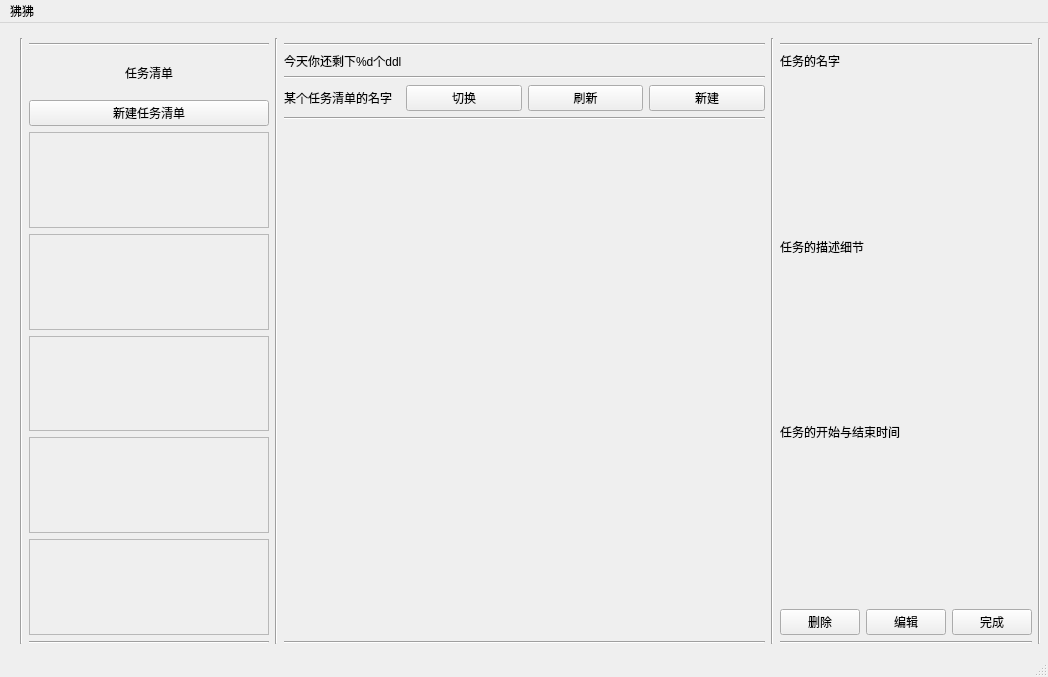
<?xml version="1.0" encoding="UTF-8"?>
<ui version="4.0">
 <class>MainWindow</class>
 <widget class="QMainWindow" name="MainWindow">
  <property name="geometry">
   <rect>
    <x>0</x>
    <y>0</y>
    <width>1048</width>
    <height>677</height>
   </rect>
  </property>
  <property name="windowTitle">
   <string>MainWindow</string>
  </property>
  <widget class="QWidget" name="centralwidget">
   <widget class="QWidget" name="horizontalLayoutWidget">
    <property name="geometry">
     <rect>
      <x>20</x>
      <y>10</y>
      <width>1021</width>
      <height>611</height>
     </rect>
    </property>
    <layout class="QHBoxLayout" name="laymain" stretch="1,5,1,10,1,5,1">
     <property name="topMargin">
      <number>5</number>
     </property>
     <item>
      <widget class="Line" name="line_6">
       <property name="orientation">
        <enum>Qt::Vertical</enum>
       </property>
      </widget>
     </item>
     <item>
      <layout class="QVBoxLayout" name="left" stretch="1,3,3,36,1">
       <property name="topMargin">
        <number>5</number>
       </property>
       <item>
        <widget class="Line" name="line_3">
         <property name="orientation">
          <enum>Qt::Horizontal</enum>
         </property>
        </widget>
       </item>
       <item>
        <widget class="QLabel" name="label">
         <property name="inputMethodHints">
          <set>Qt::ImhLatinOnly</set>
         </property>
         <property name="text">
          <string>任务清单</string>
         </property>
         <property name="alignment">
          <set>Qt::AlignCenter</set>
         </property>
        </widget>
       </item>
       <item>
        <widget class="QPushButton" name="pushButton">
         <property name="styleSheet">
          <string notr="true"/>
         </property>
         <property name="text">
          <string>新建任务清单</string>
         </property>
        </widget>
       </item>
       <item>
        <layout class="QVBoxLayout" name="left_inside">
         <item>
          <widget class="QFrame" name="frame">
           <property name="frameShape">
            <enum>QFrame::StyledPanel</enum>
           </property>
           <property name="frameShadow">
            <enum>QFrame::Raised</enum>
           </property>
          </widget>
         </item>
         <item>
          <widget class="QFrame" name="frame_5">
           <property name="frameShape">
            <enum>QFrame::StyledPanel</enum>
           </property>
           <property name="frameShadow">
            <enum>QFrame::Raised</enum>
           </property>
          </widget>
         </item>
         <item>
          <widget class="QFrame" name="frame_3">
           <property name="frameShape">
            <enum>QFrame::StyledPanel</enum>
           </property>
           <property name="frameShadow">
            <enum>QFrame::Raised</enum>
           </property>
          </widget>
         </item>
         <item>
          <widget class="QFrame" name="frame_4">
           <property name="frameShape">
            <enum>QFrame::StyledPanel</enum>
           </property>
           <property name="frameShadow">
            <enum>QFrame::Raised</enum>
           </property>
          </widget>
         </item>
         <item>
          <widget class="QFrame" name="frame_2">
           <property name="frameShape">
            <enum>QFrame::StyledPanel</enum>
           </property>
           <property name="frameShadow">
            <enum>QFrame::Raised</enum>
           </property>
          </widget>
         </item>
        </layout>
       </item>
       <item>
        <widget class="Line" name="line_8">
         <property name="orientation">
          <enum>Qt::Horizontal</enum>
         </property>
        </widget>
       </item>
      </layout>
     </item>
     <item>
      <widget class="Line" name="line">
       <property name="orientation">
        <enum>Qt::Vertical</enum>
       </property>
      </widget>
     </item>
     <item>
      <layout class="QVBoxLayout" name="midpoint" stretch="0,0,0,3,0,35,0">
       <property name="sizeConstraint">
        <enum>QLayout::SetNoConstraint</enum>
       </property>
       <property name="topMargin">
        <number>5</number>
       </property>
       <item>
        <widget class="Line" name="line_4">
         <property name="orientation">
          <enum>Qt::Horizontal</enum>
         </property>
        </widget>
       </item>
       <item>
        <widget class="QLabel" name="ddlcounter">
         <property name="text">
          <string>今天你还剩下%d个ddl</string>
         </property>
        </widget>
       </item>
       <item>
        <widget class="Line" name="line_11">
         <property name="orientation">
          <enum>Qt::Horizontal</enum>
         </property>
        </widget>
       </item>
       <item>
        <layout class="QHBoxLayout" name="horizontalLayout">
         <item>
          <widget class="QLabel" name="label_2">
           <property name="text">
            <string>某个任务清单的名字</string>
           </property>
          </widget>
         </item>
         <item>
          <widget class="QPushButton" name="mid_switch">
           <property name="text">
            <string>切换</string>
           </property>
          </widget>
         </item>
         <item>
          <widget class="QPushButton" name="mid_refresh">
           <property name="text">
            <string>刷新</string>
           </property>
          </widget>
         </item>
         <item>
          <widget class="QPushButton" name="mid_newtask">
           <property name="text">
            <string>新建</string>
           </property>
          </widget>
         </item>
        </layout>
       </item>
       <item>
        <widget class="Line" name="line_12">
         <property name="orientation">
          <enum>Qt::Horizontal</enum>
         </property>
        </widget>
       </item>
       <item>
        <widget class="QStackedWidget" name="stackedWidget">
         <property name="currentIndex">
          <number>2</number>
         </property>
         <widget class="list_type" name="page1"/>
         <widget class="calendar_type" name="page2"/>
         <widget class="list_type2" name="page3"/>
        </widget>
       </item>
       <item>
        <widget class="Line" name="line_10">
         <property name="orientation">
          <enum>Qt::Horizontal</enum>
         </property>
        </widget>
       </item>
      </layout>
     </item>
     <item>
      <widget class="Line" name="line_2">
       <property name="orientation">
        <enum>Qt::Vertical</enum>
       </property>
      </widget>
     </item>
     <item>
      <layout class="QVBoxLayout" name="right">
       <property name="sizeConstraint">
        <enum>QLayout::SetNoConstraint</enum>
       </property>
       <property name="topMargin">
        <number>5</number>
       </property>
       <item>
        <widget class="Line" name="line_9">
         <property name="orientation">
          <enum>Qt::Horizontal</enum>
         </property>
        </widget>
       </item>
       <item>
        <widget class="QLabel" name="label_6">
         <property name="text">
          <string>任务的名字</string>
         </property>
        </widget>
       </item>
       <item>
        <spacer name="verticalSpacer_2">
         <property name="orientation">
          <enum>Qt::Vertical</enum>
         </property>
         <property name="sizeHint" stdset="0">
          <size>
           <width>20</width>
           <height>40</height>
          </size>
         </property>
        </spacer>
       </item>
       <item>
        <widget class="QLabel" name="label_4">
         <property name="text">
          <string>任务的描述细节</string>
         </property>
        </widget>
       </item>
       <item>
        <spacer name="verticalSpacer_3">
         <property name="orientation">
          <enum>Qt::Vertical</enum>
         </property>
         <property name="sizeHint" stdset="0">
          <size>
           <width>20</width>
           <height>40</height>
          </size>
         </property>
        </spacer>
       </item>
       <item>
        <widget class="QLabel" name="label_7">
         <property name="text">
          <string>任务的开始与结束时间</string>
         </property>
        </widget>
       </item>
       <item>
        <spacer name="verticalSpacer">
         <property name="orientation">
          <enum>Qt::Vertical</enum>
         </property>
         <property name="sizeHint" stdset="0">
          <size>
           <width>20</width>
           <height>40</height>
          </size>
         </property>
        </spacer>
       </item>
       <item>
        <layout class="QHBoxLayout" name="horizontalLayout_2">
         <item>
          <widget class="QPushButton" name="pushButton_4">
           <property name="text">
            <string>删除</string>
           </property>
          </widget>
         </item>
         <item>
          <widget class="QPushButton" name="pushButton_3">
           <property name="text">
            <string>编辑</string>
           </property>
          </widget>
         </item>
         <item>
          <widget class="QPushButton" name="pushButton_2">
           <property name="text">
            <string>完成</string>
           </property>
          </widget>
         </item>
        </layout>
       </item>
       <item>
        <widget class="Line" name="line_5">
         <property name="orientation">
          <enum>Qt::Horizontal</enum>
         </property>
        </widget>
       </item>
      </layout>
     </item>
     <item>
      <widget class="Line" name="line_7">
       <property name="orientation">
        <enum>Qt::Vertical</enum>
       </property>
      </widget>
     </item>
    </layout>
   </widget>
  </widget>
  <widget class="QMenuBar" name="menubar">
   <property name="geometry">
    <rect>
     <x>0</x>
     <y>0</y>
     <width>1048</width>
     <height>26</height>
    </rect>
   </property>
   <widget class="QMenu" name="menu">
    <property name="title">
     <string>狒狒</string>
    </property>
   </widget>
   <addaction name="menu"/>
  </widget>
  <widget class="QStatusBar" name="statusbar"/>
 </widget>
 <customwidgets>
  <customwidget>
   <class>list_type</class>
   <extends>QWidget</extends>
   <header location="global">list_type.h</header>
   <container>1</container>
  </customwidget>
  <customwidget>
   <class>calendar_type</class>
   <extends>QWidget</extends>
   <header location="global">calendar_type.h</header>
   <container>1</container>
  </customwidget>
  <customwidget>
   <class>list_type2</class>
   <extends>QWidget</extends>
   <header location="global">list_type2.h</header>
   <container>1</container>
  </customwidget>
 </customwidgets>
 <resources/>
 <connections/>
</ui>
